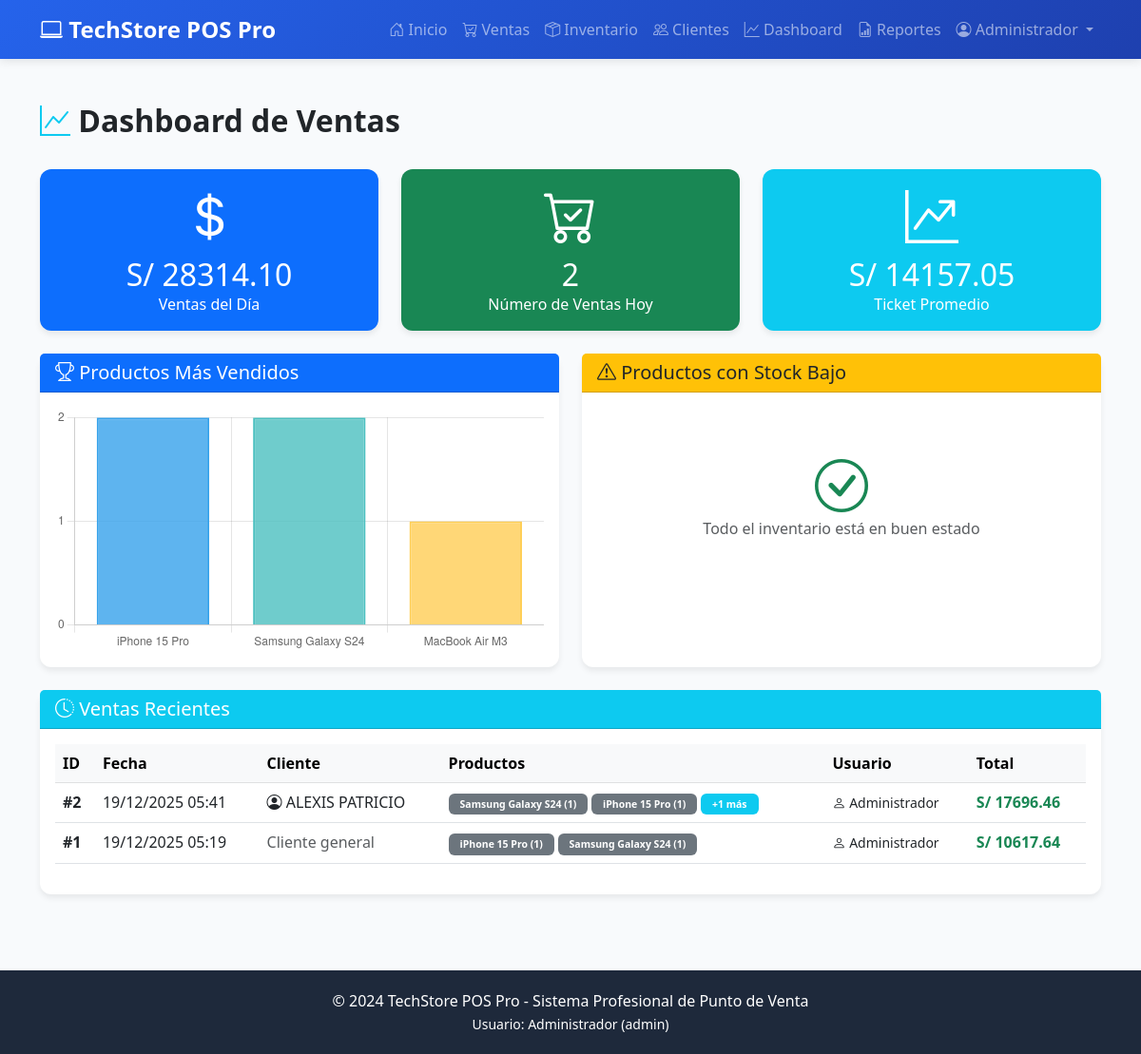
/dashboard (signed in), run on the app's committed database.
### models.py (models this page shows, shortened)
class Usuario(UserMixin, db.Model):
    __tablename__ = 'usuarios'
    id = db.Column(db.Integer, primary_key=True)
    username = db.Column(db.String(80), unique=True, nullable=False)
    password_hash = db.Column(db.String(255), nullable=False)
    nombre = db.Column(db.String(120), nullable=False)
    rol = db.Column(db.String(20), default='vendedor')  # admin, vendedor
    activo = db.Column(db.Boolean, default=True)
    fecha_creacion = db.Column(db.DateTime, default=datetime.utcnow)
    ventas = db.relationship('Venta', backref='usuario', lazy=True)

class Venta(db.Model):
    __tablename__ = 'ventas'
    id = db.Column(db.Integer, primary_key=True)
    fecha = db.Column(db.DateTime, default=datetime.utcnow, nullable=False)
    cliente_id = db.Column(db.Integer, db.ForeignKey('clientes.id'), nullable=True)
    usuario_id = db.Column(db.Integer, db.ForeignKey('usuarios.id'), nullable=False)
    subtotal = db.Column(db.Float, nullable=False)
    igv = db.Column(db.Float, default=0)
    total = db.Column(db.Float, nullable=False)
    estado = db.Column(db.String(20), default='completada')  # completada, cancelada
    notas = db.Column(db.Text)
    detalles = db.relationship('DetalleVenta', backref='venta', lazy=True, cascade='all, delete-orphan')

class Cliente(db.Model):
    __tablename__ = 'clientes'
    id = db.Column(db.Integer, primary_key=True)
    nombre = db.Column(db.String(200), nullable=False)
    documento = db.Column(db.String(20), unique=True, nullable=False)
    tipo_documento = db.Column(db.String(20), default='DNI')  # DNI, RUC
    telefono = db.Column(db.String(20))
    email = db.Column(db.String(120))
    direccion = db.Column(db.String(255))
    fecha_registro = db.Column(db.DateTime, default=datetime.utcnow)
    activo = db.Column(db.Boolean, default=True)
    ventas = db.relationship('Venta', backref='cliente', lazy=True)

class DetalleVenta(db.Model):
    __tablename__ = 'detalle_ventas'
    id = db.Column(db.Integer, primary_key=True)
    venta_id = db.Column(db.Integer, db.ForeignKey('ventas.id'), nullable=False)
    producto_id = db.Column(db.Integer, db.ForeignKey('productos.id'), nullable=False)
    cantidad = db.Column(db.Integer, nullable=False)
    precio_unitario = db.Column(db.Float, nullable=False)
    subtotal = db.Column(db.Float, nullable=False)

class Producto(db.Model):
    __tablename__ = 'productos'
    id = db.Column(db.Integer, primary_key=True)
    nombre = db.Column(db.String(200), nullable=False)
    categoria = db.Column(db.String(50), nullable=False)
    precio = db.Column(db.Float, nullable=False)
    stock = db.Column(db.Integer, default=0)
    stock_minimo = db.Column(db.Integer, default=5)
    descripcion = db.Column(db.Text)
    activo = db.Column(db.Boolean, default=True)
    fecha_creacion = db.Column(db.DateTime, default=datetime.utcnow)
    detalles_venta = db.relationship('DetalleVenta', backref='producto', lazy=True)

### app.py (the view)
@app.route('/dashboard')
@login_required
def dashboard():
    hoy = datetime.utcnow().date()
    ventas_hoy = Venta.query.filter(func.date(Venta.fecha) == hoy).all()
    total_ventas_hoy = sum(v.total for v in ventas_hoy)
    productos_vendidos_query = db.session.query(
        Producto.nombre,
        func.sum(DetalleVenta.cantidad).label('total')
    ).join(DetalleVenta).group_by(Producto.nombre).order_by(desc('total')).limit(5).all()
    productos_vendidos = [(nombre, int(total)) for nombre, total in productos_vendidos_query]
    productos_stock_bajo = Producto.query.filter(
        Producto.stock <= Producto.stock_minimo,
        Producto.activo == True
    ).all()
    ventas_recientes = Venta.query.order_by(desc(Venta.fecha)).limit(10).all()
    return render_template(
        'dashboard.html',
        total_ventas_hoy=total_ventas_hoy,
        numero_ventas_hoy=len(ventas_hoy),
        productos_vendidos=productos_vendidos,
        productos_stock_bajo=productos_stock_bajo,
        ventas_recientes=ventas_recientes
    )

### app.py (called while the page is built)
@login_manager.user_loader
def load_user(user_id):
    return Usuario.query.get(int(user_id))

### templates/dashboard.html (shortened to what this page needs)
{% extends "base.html" %}
{% block content %}
<div class="row mb-4">
    <div class="col-12">
        <h2 class="fw-bold">
            <i class="bi bi-graph-up text-info"></i> Dashboard de Ventas
        </h2>
    </div>
</div>
<div class="row g-4 mb-4">
    <div class="col-md-4">
        <div class="card text-white bg-primary">
            <div class="card-body text-center">
                <i class="bi bi-currency-dollar display-4"></i>
                <h2 class="mt-2 mb-0">S/ {{ "%.2f"|format(total_ventas_hoy) }}</h2>
                <p class="mb-0">Ventas del Día</p>
            </div>
        </div>
    </div>
    <div class="col-md-4">
        <div class="card text-white bg-success">
            <div class="card-body text-center">
                <i class="bi bi-cart-check display-4"></i>
                <h2 class="mt-2 mb-0">{{ numero_ventas_hoy }}</h2>
                <p class="mb-0">Número de Ventas Hoy</p>
            </div>
        </div>
    </div>
    <div class="col-md-4">
        <div class="card text-white bg-info">
            <div class="card-body text-center">
                <i class="bi bi-graph-up-arrow display-4"></i>
                <h2 class="mt-2 mb-0">S/ {{ "%.2f"|format(total_ventas_hoy / numero_ventas_hoy if numero_ventas_hoy > 0 else 0) }}</h2>
                <p class="mb-0">Ticket Promedio</p>
            </div>
        </div>
    </div>
</div>
<div class="row g-4">
    <div class="col-lg-6">
        <div class="card h-100">
            <div class="card-header bg-primary text-white">
                <h5 class="mb-0"><i class="bi bi-trophy"></i> Productos Más Vendidos</h5>
            </div>
            <div class="card-body">
                {% if productos_vendidos %}
                <canvas id="topProductsChart"></canvas>
                {% else %}
                <div class="text-center text-muted py-5">
                    <i class="bi bi-inbox display-4"></i>
                    <p>No hay datos de ventas aún</p>
                </div>
                {% endif %}
            </div>
        </div>
    </div>
    <div class="col-lg-6">
        <div class="card h-100">
            <div class="card-header bg-warning">
                <h5 class="mb-0"><i class="bi bi-exclamation-triangle"></i> Productos con Stock Bajo</h5>
            </div>
            <div class="card-body">
                {% if productos_stock_bajo %}
                <div class="list-group">
                    {% for producto in productos_stock_bajo %}
                    <div class="list-group-item d-flex justify-content-between align-items-center">
                        <div>
                            <strong>{{ producto.nombre }}</strong><br>
                            <small class="text-muted">{{ producto.categoria }}</small>
                        </div>
                        <span class="badge bg-warning text-dark fs-6">{{ producto.stock }} unidades</span>
                    </div>
                    {% endfor %}
                </div>
                {% else %}
                <div class="text-center text-muted py-5">
                    <i class="bi bi-check-circle display-4 text-success"></i>
                    <p>Todo el inventario está en buen estado</p>
                </div>
                {% endif %}
            </div>
        </div>
    </div>
</div>
<div class="row mt-4">
    <div class="col-12">
        <div class="card">
            <div class="card-header bg-info text-white">
                <h5 class="mb-0"><i class="bi bi-clock-history"></i> Ventas Recientes</h5>
            </div>
            <div class="card-body">
                {% if ventas_recientes %}
                <div class="table-responsive">
                    <table class="table table-hover">
                        <thead class="table-light">
                            <tr>
                                <th>ID</th>
                                <th>Fecha</th>
                                <th>Cliente</th>
                                <th>Productos</th>
                                <th>Usuario</th>
                                <th>Total</th>
                            </tr>
                        </thead>
                        <tbody>
                            {% for venta in ventas_recientes %}
                            <tr>
                                <td class="fw-bold">#{{ venta.id }}</td>
                                <td>{{ venta.fecha.strftime('%d/%m/%Y %H:%M') }}</td>
                                <td>
                                    {% if venta.cliente %}
                                    <i class="bi bi-person-circle"></i> {{ venta.cliente.nombre }}
                                    {% else %}
                                    <span class="text-muted">Cliente general</span>
                                    {% endif %}
                                </td>
                                <td>
                                    <small>
                                        {% for detalle in venta.detalles[:2] %}
                                        <span class="badge bg-secondary">{{ detalle.producto.nombre }} ({{ detalle.cantidad }})</span>
                                        {% endfor %}
                                        {% if venta.detalles|length > 2 %}
                                        <span class="badge bg-info">+{{ venta.detalles|length - 2 }} más</span>
                                        {% endif %}
                                    </small>
                                </td>
                                <td>
                                    <small><i class="bi bi-person"></i> {{ venta.usuario.nombre }}</small>
                                </td>
                                <td class="fw-bold text-success">S/ {{ "%.2f"|format(venta.total) }}</td>
                            </tr>
                            {% endfor %}
                        </tbody>
                    </table>
                </div>
                {% endif %}
            </div>
        </div>
    </div>
</div>
{% endblock %}
{% block extra_js %}
{% if productos_vendidos %}
<script>
// Preparar datos para el gráfico
const productosData = {{ productos_vendidos|tojson|safe }};
const labels = productosData.map(p => p[0]);
const data = productosData.map(p => p[1]);
// Crear gráfico de productos más vendidos
const ctx = document.getElementById('topProductsChart').getContext('2d');
new Chart(ctx, {
    type: 'bar',
    data: {
        labels: labels,
        datasets: [{
            label: 'Unidades Vendidas',
            data: data,
            backgroundColor: [
                'rgba(54, 162, 235, 0.8)',
                'rgba(75, 192, 192, 0.8)',
                'rgba(255, 206, 86, 0.8)',
                'rgba(153, 102, 255, 0.8)',
                'rgba(255, 159, 64, 0.8)'
            ],
            borderColor: [
                'rgba(54, 162, 235, 1)',
                'rgba(75, 192, 192, 1)',
                'rgba(255, 206, 86, 1)',
                'rgba(153, 102, 255, 1)',
                'rgba(255, 159, 64, 1)'
            ],
            borderWidth: 2
        }]
    },
    options: {
        responsive: true,
        maintainAspectRatio: true,
        plugins: {
            legend: {
                display: false
            }
        },
        scales: {
            y: {
                beginAtZero: true,
                ticks: {
                    stepSize: 1
                }
            }
        }
    }
});
</script>
{% endif %}
{% endblock %}

### templates/base.html (shortened to what this page needs)
<!DOCTYPE html>
<html lang="es">
<head>
    <link href="https://cdn.jsdelivr.net/npm/bootstrap@5.3.0/dist/css/bootstrap.min.css" rel="stylesheet">
    <link rel="stylesheet" href="https://cdn.jsdelivr.net/npm/bootstrap-icons@1.11.0/font/bootstrap-icons.css">
    <link rel="stylesheet" href="https://cdn.jsdelivr.net/npm/sweetalert2@11/dist/sweetalert2.min.css">
</head>
<body>
    {% if current_user.is_authenticated %}
    <nav class="navbar navbar-expand-lg navbar-dark">
        <div class="container">
            <a class="navbar-brand" href="{{ url_for('index') }}">
                <i class="bi bi-laptop"></i> TechStore POS Pro
            </a>
            <div class="collapse navbar-collapse" id="navbarNav">
                <ul class="navbar-nav ms-auto">
                    <li class="nav-item">
                        <a class="nav-link" href="{{ url_for('index') }}">
                            <i class="bi bi-house-door"></i> Inicio
                        </a>
                    </li>
                    <li class="nav-item">
                        <a class="nav-link" href="{{ url_for('ventas') }}">
                            <i class="bi bi-cart-check"></i> Ventas
                        </a>
                    </li>
                    <li class="nav-item">
                        <a class="nav-link" href="{{ url_for('inventario') }}">
                            <i class="bi bi-box-seam"></i> Inventario
                        </a>
                    </li>
                    <li class="nav-item">
                        <a class="nav-link" href="{{ url_for('clientes') }}">
                            <i class="bi bi-people"></i> Clientes
                        </a>
                    </li>
                    <li class="nav-item">
                        <a class="nav-link" href="{{ url_for('dashboard') }}">
                            <i class="bi bi-graph-up"></i> Dashboard
                        </a>
                    </li>
                    <li class="nav-item">
                        <a class="nav-link" href="{{ url_for('reportes') }}">
                            <i class="bi bi-file-earmark-bar-graph"></i> Reportes
                        </a>
                    </li>
                    <li class="nav-item dropdown">
                        <a class="nav-link dropdown-toggle" href="#" id="userDropdown" role="button" data-bs-toggle="dropdown">
                            <i class="bi bi-person-circle"></i> {{ current_user.nombre }}
                        </a>
                    </li>
                </ul>
            </div>
        </div>
    </nav>
    {% endif %}
    <div class="content-wrapper">
        <div class="container">
            {% block content %}{% endblock %}
        </div>
    </div>
    {% if current_user.is_authenticated %}
    <footer class="text-center">
        <div class="container">
            <p class="mb-0">© 2024 TechStore POS Pro - Sistema Profesional de Punto de Venta</p>
            <small>Usuario: {{ current_user.nombre }} ({{ current_user.rol }})</small>
        </div>
    </footer>
    {% endif %}
    {% block extra_js %}{% endblock %}
</body>
</html>

### templates/base.html (style rules this page uses)
:root { --primary-color: #2563eb; --secondary-color: #64748b; --success-color: #10b981; --danger-color: #ef4444; --warning-color: #f59e0b; }
body { font-family: 'Segoe UI', Tahoma, Geneva, Verdana, sans-serif; background-color: #f8fafc; }
.navbar { background: linear-gradient(135deg, var(--primary-color), #1e40af); box-shadow: 0 2px 10px rgba(0,0,0,0.1); }
.navbar-brand { font-weight: 700; font-size: 1.5rem; }
.nav-link { font-weight: 500; transition: all 0.3s; }
.card { border: none; border-radius: 12px; box-shadow: 0 4px 6px rgba(0,0,0,0.07); transition: all 0.3s; }
.content-wrapper { padding: 30px 0; min-height: calc(100vh - 120px); }
footer { background: #1e293b; color: white; padding: 20px 0; margin-top: 50px; }
.badge { padding: 6px 12px; border-radius: 6px; }
.table { background: white; border-radius: 8px; }

### data on the page
Usuario: nombre "Administrador", rol "admin"
Venta: id "2", fecha "19/12/2025 05:41", cliente.nombre "ALEXIS PATRICIO", detalles|length "1", usuario.nombre "Administrador", total "17696.46"
DetalleVenta: producto.nombre "Samsung Galaxy S24", cantidad "1"
DetalleVenta: producto.nombre "iPhone 15 Pro", cantidad "1"
Venta: id "1", fecha "19/12/2025 05:19", shows "Cliente general", usuario.nombre "Administrador", total "10617.64"
DetalleVenta: producto.nombre "iPhone 15 Pro", cantidad "1"
DetalleVenta: producto.nombre "Samsung Galaxy S24", cantidad "1"

### other printed values
{{ "%.2f"|format(total_ventas_hoy) }} "28314.10"
{{ numero_ventas_hoy }} "2"
chart data {{ productos_vendidos|tojson|safe }} [["iPhone 15 Pro", 2], ["Samsung Galaxy S24", 2], ["MacBook Air M3", 1]]
